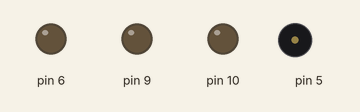
Simulated run of this sketch. Board: Arduino Uno, built with avr-gcc and run on an emulated ATmega328P. Shown: output pins drawn as LEDs (lit = HIGH), buzzer (waves = sounding).

Above: at 1.4 s.
At 3.6 s:
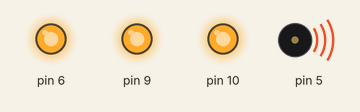
Timing chart, 0 to 3.9 s (numbered marks = the images above):
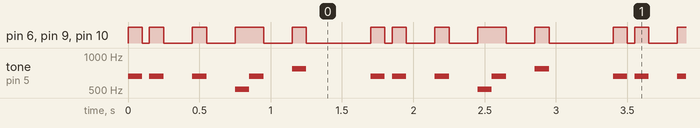

The sketch:

ARDUINO_PWM.ino
```cpp
int ldr, led_value;
unsigned int frequencies[] = {660, 660, 660, 510, 660, 770};
unsigned long durations[] = {150, 300, 300, 100, 300, 550};

void setup() {
  pinMode(5, OUTPUT);
  pinMode(6, OUTPUT);
  pinMode(9, OUTPUT);
  pinMode(10, OUTPUT);

  Serial.begin(9600);
}

void loop() {

 for(int i=0; i<sizeof(frequencies)/sizeof(int); i++){
    tone(5, frequencies[i], 100);
    analogWrite(6, 255); analogWrite(9,255); analogWrite(10,255);
    delay(100);
    analogWrite(6, 0); analogWrite(9,0); analogWrite(10,0);
    delay(durations[i]-100);
  }


/*
 READING THE VALUE OF LDR
  ldr = analogRead(A0);
  led_value = map(ldr, 0, 1023, 0, 255);

  Serial.print("LDR reading: ");
  Serial.print(ldr);
  Serial.print("     MAP led_value: ");
  Serial.println(led_value);

  analogWrite(5, led_value);
  analogWrite(6, led_value);
  analogWrite(9, led_value);
  analogWrite(10, led_value);
*/

/*
 FADING NO LDR
  for (int i=0; i<=255; i++){
      analogWrite(5, i);
      analogWrite(6, i);
      analogWrite(9, i);
      analogWrite(10, i);
      delay(5);
    }
  for (int i=255; i>=0; i--){
      analogWrite(5, i);
      analogWrite(6, i);
      analogWrite(9, i);
      analogWrite(10, i);
      delay(5);
    }
*/


}
```

Measured:
- by itself, pin 6, pin 9, pin 10: repeats every 1.7 s: LOW 0.05 s, 2 × (HIGH 0.10 s, LOW 0.20 s), HIGH 0.20 s, LOW 0.20 s, HIGH 0.10 s, LOW 0.45 s, HIGH 0.10 s
- by itself, tone on pin 5: repeats every 1.7 s: silent 0.05 s, 2 × (660 Hz 0.10 s, silent 0.20 s), 510 Hz 0.10 s, 660 Hz 0.10 s, silent 0.20 s, 770 Hz 0.10 s, silent 0.45 s, 660 Hz 0.10 s
